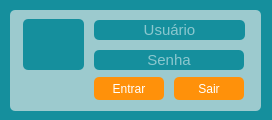
<?xml version="1.0" encoding="UTF-8"?>
<ui version="4.0">
 <class>FormLogin</class>
 <widget class="QWidget" name="FormLogin">
  <property name="windowModality">
   <enum>Qt::ApplicationModal</enum>
  </property>
  <property name="geometry">
   <rect>
    <x>0</x>
    <y>0</y>
    <width>272</width>
    <height>120</height>
   </rect>
  </property>
  <property name="sizePolicy">
   <sizepolicy hsizetype="Fixed" vsizetype="Fixed">
    <horstretch>0</horstretch>
    <verstretch>0</verstretch>
   </sizepolicy>
  </property>
  <property name="windowTitle">
   <string>Login</string>
  </property>
  <property name="autoFillBackground">
   <bool>false</bool>
  </property>
  <property name="styleSheet">
   <string notr="true">background-color: rgb(21, 143, 157);</string>
  </property>
  <property name="inputMethodHints">
   <set>Qt::ImhHiddenText</set>
  </property>
  <widget class="QFrame" name="frame">
   <property name="geometry">
    <rect>
     <x>10</x>
     <y>10</y>
     <width>251</width>
     <height>101</height>
    </rect>
   </property>
   <property name="styleSheet">
    <string notr="true">background-color: rgb(156, 202, 206);
border-radius:5px</string>
   </property>
   <property name="frameShape">
    <enum>QFrame::StyledPanel</enum>
   </property>
   <property name="frameShadow">
    <enum>QFrame::Raised</enum>
   </property>
   <widget class="QLineEdit" name="txt_usuario">
    <property name="geometry">
     <rect>
      <x>84</x>
      <y>10</y>
      <width>151</width>
      <height>20</height>
     </rect>
    </property>
    <property name="font">
     <font>
      <pointsize>11</pointsize>
     </font>
    </property>
    <property name="styleSheet">
     <string notr="true">color: rgb(255, 255, 255);
background-color: rgb(21, 143, 157);
border-radius:5px</string>
    </property>
    <property name="alignment">
     <set>Qt::AlignCenter</set>
    </property>
    <property name="placeholderText">
     <string>Usuário</string>
    </property>
   </widget>
   <widget class="QLineEdit" name="txt_senha">
    <property name="geometry">
     <rect>
      <x>84</x>
      <y>40</y>
      <width>150</width>
      <height>20</height>
     </rect>
    </property>
    <property name="font">
     <font>
      <pointsize>11</pointsize>
     </font>
    </property>
    <property name="styleSheet">
     <string notr="true">color: rgb(255, 255, 255);
background-color: rgb(21, 143, 157);
border-radius:5px</string>
    </property>
    <property name="echoMode">
     <enum>QLineEdit::Password</enum>
    </property>
    <property name="alignment">
     <set>Qt::AlignCenter</set>
    </property>
    <property name="placeholderText">
     <string>Senha</string>
    </property>
   </widget>
   <widget class="QPushButton" name="btn_login_entrar">
    <property name="geometry">
     <rect>
      <x>84</x>
      <y>67</y>
      <width>70</width>
      <height>23</height>
     </rect>
    </property>
    <property name="cursor">
     <cursorShape>PointingHandCursor</cursorShape>
    </property>
    <property name="styleSheet">
     <string notr="true">QPushButton{
color: rgb(255, 255, 255);
background-color: rgb(255, 145, 10);
border-radius:5px
}

QPushButton:hover{
color:rgb(255, 145, 10);
background-color: rgb(255, 255, 255);
border-radius:5px
}
</string>
    </property>
    <property name="text">
     <string>Entrar</string>
    </property>
    <property name="icon">
     <iconset>
      <normaloff>icones/icons8-add-25.png</normaloff>icones/icons8-add-25.png</iconset>
    </property>
   </widget>
   <widget class="QLabel" name="label">
    <property name="geometry">
     <rect>
      <x>13</x>
      <y>9</y>
      <width>61</width>
      <height>51</height>
     </rect>
    </property>
    <property name="styleSheet">
     <string notr="true">color: rgb(255, 255, 255);
background-color: rgb(21, 143, 157);
border-radius:5px</string>
    </property>
    <property name="text">
     <string/>
    </property>
    <property name="pixmap">
     <pixmap>imagens/icon_title.png</pixmap>
    </property>
    <property name="scaledContents">
     <bool>true</bool>
    </property>
   </widget>
   <widget class="QPushButton" name="btn_login_sair">
    <property name="geometry">
     <rect>
      <x>164</x>
      <y>67</y>
      <width>70</width>
      <height>23</height>
     </rect>
    </property>
    <property name="cursor">
     <cursorShape>PointingHandCursor</cursorShape>
    </property>
    <property name="styleSheet">
     <string notr="true">QPushButton{
color: rgb(255, 255, 255);
background-color: rgb(255, 145, 10);
border-radius:5px
}

QPushButton:hover{
color:rgb(255, 145, 10);
background-color: rgb(255, 255, 255);
border-radius:5px
}

</string>
    </property>
    <property name="text">
     <string>Sair</string>
    </property>
    <property name="icon">
     <iconset>
      <normaloff>icones/icons8-sinal-de-saída-24.png</normaloff>icones/icons8-sinal-de-saída-24.png</iconset>
    </property>
   </widget>
  </widget>
 </widget>
 <resources/>
 <connections>
  <connection>
   <sender>btn_login_sair</sender>
   <signal>clicked()</signal>
   <receiver>FormLogin</receiver>
   <slot>close()</slot>
   <hints>
    <hint type="sourcelabel">
     <x>170</x>
     <y>75</y>
    </hint>
    <hint type="destinationlabel">
     <x>106</x>
     <y>49</y>
    </hint>
   </hints>
  </connection>
 </connections>
</ui>
